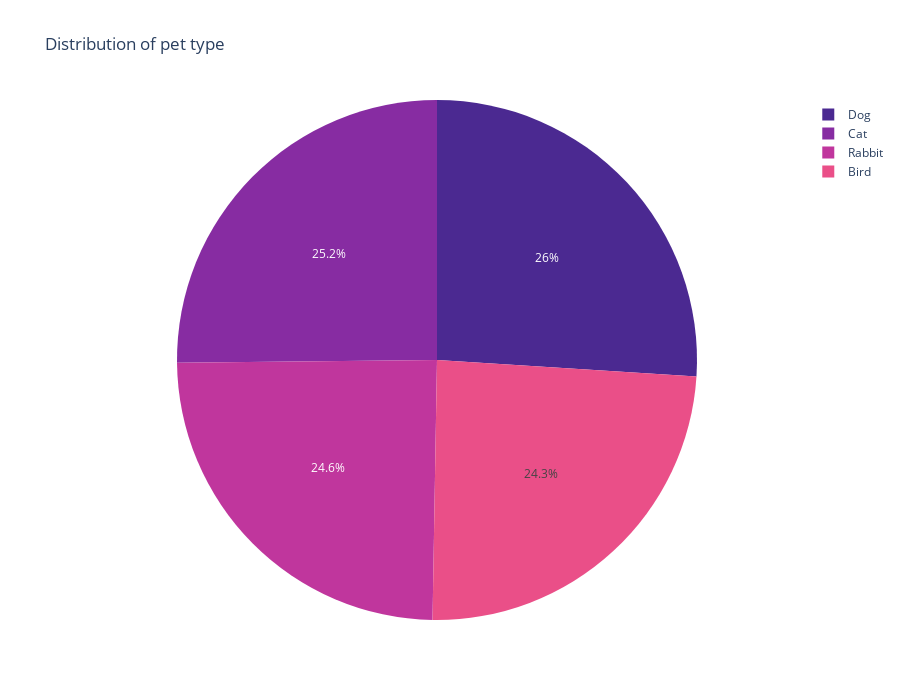

Notebook cell for this chart:
### Code cell
content_type = df.groupby(['PetType']).size().reset_index(name='counts')
content_type

fig = px.pie(content_type, names = 'PetType',values = 'counts',color_discrete_sequence =  px.colors.sequential.Agsunset,
             title = 'Distribution of pet type',height =  700 , width = 900)
fig.show()

### Figure 1 — Plotly figure (JSON) as saved in the notebook; plotly's stock layout.template omitted (floating-point values rounded to 4 significant figures)
{"data": [{"domain": {"x": [0, 1], "y": [0, 1]}, "hovertemplate": "PetType=%{label}<br>counts=%{value}<extra></extra>", "labels": ["Bird", "Cat", "Dog", "Rabbit"], "legendgroup": "", "name": "", "showlegend": true, "type": "pie", "values": [487, 505, 522, 493]}], "layout": {"height": 700, "legend": {"tracegroupgap": 0}, "piecolorway": ["rgb(75, 41, 145)", "rgb(135, 44, 162)", "rgb(192, 54, 157)", "rgb(234, 79, 136)", "rgb(250, 120, 118)", "rgb(246, 169, 122)", "rgb(237, 217, 163)"], "title": {"text": "Distribution of pet type"}, "width": 900}}
